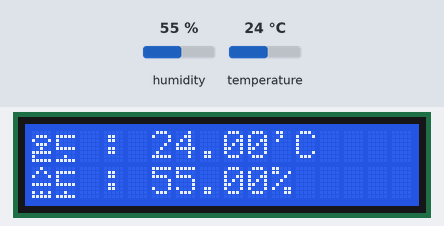
A sketch run on a simulated Arduino Uno, built with avr-gcc and run on an emulated ATmega328P. On the bench: 16×2 character LCD. Inputs (shaded band) come from the test bench; at power-on: humidity 55 %, temperature 24 °C. What the sketch prints to the serial monitor is not drawn.

Above: at 1.2 s.
1.3 s: humidity set to 22 %
At 2.5 s:
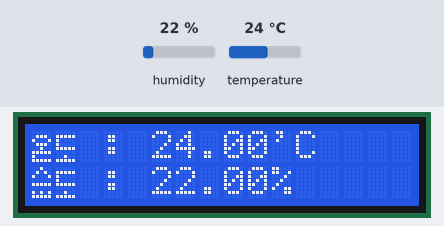
4.1 s: temperature set to 12 °C
At 4.9 s:
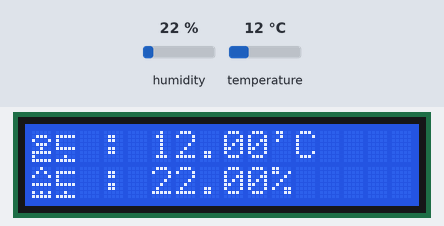
6.9 s: humidity set to 40 %
At 8.7 s:
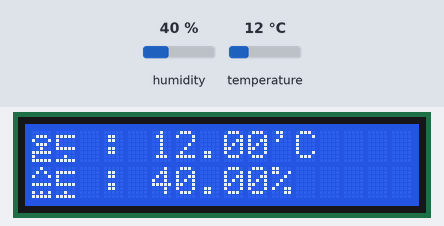
9.8 s: temperature set to 19 °C
At 11.1 s:
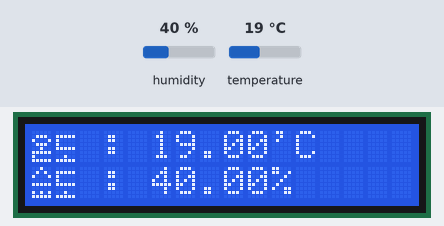
12.6 s: humidity set to 68 %
At 14.9 s:
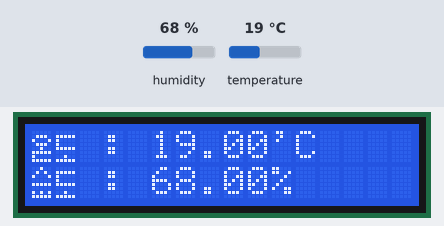
16.0 s: temperature set to 28 °C
At 17.3 s:
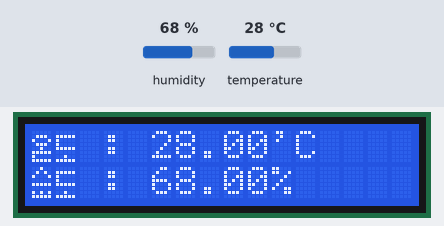
Timing chart, 0 to 19.0 s (numbered marks = the images above; inputs shaded):
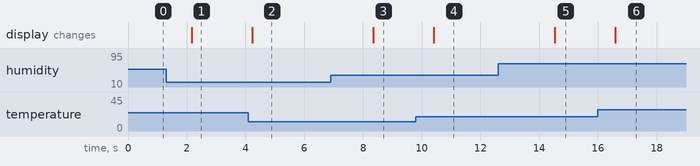

Measured:
- after the input at 1.3 s, the display: changes after 0.88 s (image 1)
- after the input at 4.1 s, the display: changes after 0.13 s (image 2)
- after the input at 6.9 s, the display: changes after 1.5 s (image 3)
- after the input at 9.8 s, the display: changes after 0.61 s (image 4)
- after the input at 12.6 s, the display: changes after 1.9 s (image 5)
- after the input at 16.0 s, the display: changes after 0.59 s (image 6)

The sketch:

DHT-22_aduino_.txt.ino
```cpp
#include <Wire.h>
#include <LiquidCrystal_I2C.h>
LiquidCrystal_I2C lcd(0x27,16,2);

#include "DHT.h"
#define DHTPIN 2
#define DHTTYPE DHT22
DHT dht(DHTPIN, DHTTYPE);


byte On[8] = {
        B00000,
        B01110,
        B10001,
        B01110,
        B00100,
        B11111,
        B10000,
        B11111
};
byte Do[8] = {
        B00000,
        B11111,
        B10000,
        B10000,
        B11111,
        B00000,
        B00100,
        B11111
};
byte s[8] = {
        B00100,
        B01010,
        B10001,
        B00000,
        B11111,
        B00000,
        B10101,
        B11111
};

void setup()
{
  Serial.begin(9600);
  lcd.init();
  lcd.backlight();

  lcd.createChar(0,On);
  lcd.createChar(1,Do);
  lcd.createChar(2,s);


  dht.begin();
}


byte senddata[4];
byte recv[4];
int i;
float h;
float t;

void loop()
{
  h = dht.readHumidity();
  t = dht.readTemperature();

  if (isnan(h) || isnan(t)) {
    Serial.println(F("온습도 체크 실패"));
  return;
  }
  else{

    lcd.clear();
    lcd.setCursor(0,0);

    lcd.write(0);
    lcd.write(1);
    lcd.print(" : ");
    lcd.print(t);
    lcd.print("'C");


    lcd.setCursor(0,1);
    lcd.write(2);
    lcd.write(1);
    lcd.print(" : ");
    lcd.print(h);
    lcd.print("%");

    i++;

    if(i == 6 or i == 0){
      senddata[0] = ((t*100)/100);
      senddata[1] = ((int)(t*100)%100);
      senddata[2] = ((h*100)/100);
      senddata[3] = ((int)(h*100)%100);
      Serial.write(senddata, 4);
      i=1;
      }
    }

      delay(1000);

}
```
